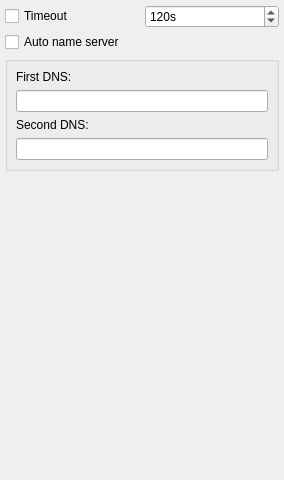
<ui version="4.0" >
 <class>DialingBase</class>
 <widget class="QWidget" name="DialingBase" >
  <property name="geometry" >
   <rect>
    <x>0</x>
    <y>0</y>
    <width>284</width>
    <height>480</height>
   </rect>
  </property>
  <property name="windowTitle" >
   <string>Form</string>
  </property>
  <layout class="QVBoxLayout" >
   <property name="margin" >
    <number>5</number>
   </property>
   <property name="spacing" >
    <number>4</number>
   </property>
   <item>
    <layout class="QHBoxLayout" >
     <property name="margin" >
      <number>0</number>
     </property>
     <property name="spacing" >
      <number>6</number>
     </property>
     <item>
      <widget class="QCheckBox" name="timeout_box" >
       <property name="text" >
        <string>Timeout</string>
       </property>
      </widget>
     </item>
     <item>
      <widget class="QSpinBox" name="timeout" >
       <property name="suffix" >
        <string comment="short for seconds" >s</string>
       </property>
       <property name="maximum" >
        <number>3600</number>
       </property>
       <property name="singleStep" >
        <number>30</number>
       </property>
       <property name="value" >
        <number>120</number>
       </property>
      </widget>
     </item>
    </layout>
   </item>
   <item>
    <widget class="QCheckBox" name="usepeerdns" >
     <property name="text" >
      <string>Auto name server</string>
     </property>
    </widget>
   </item>
   <item>
    <widget class="QGroupBox" name="dns_box" >
     <property name="title" >
      <string/>
     </property>
     <layout class="QVBoxLayout" >
      <property name="margin" >
       <number>8</number>
      </property>
      <property name="spacing" >
       <number>6</number>
      </property>
      <item>
       <widget class="QLabel" name="dns1_label" >
        <property name="text" >
         <string>First DNS:</string>
        </property>
        <property name="buddy" >
         <cstring>dns1</cstring>
        </property>
       </widget>
      </item>
      <item>
       <widget class="QLineEdit" name="dns1" />
      </item>
      <item>
       <widget class="QLabel" name="dns2_label" >
        <property name="text" >
         <string>Second DNS:</string>
        </property>
        <property name="buddy" >
         <cstring>dns2</cstring>
        </property>
       </widget>
      </item>
      <item>
       <widget class="QLineEdit" name="dns2" />
      </item>
     </layout>
    </widget>
   </item>
   <item>
    <spacer>
     <property name="orientation" >
      <enum>Qt::Vertical</enum>
     </property>
     <property name="sizeHint" >
      <size>
       <width>4</width>
       <height>201</height>
      </size>
     </property>
    </spacer>
   </item>
  </layout>
 </widget>
 <resources/>
 <connections/>
</ui>
